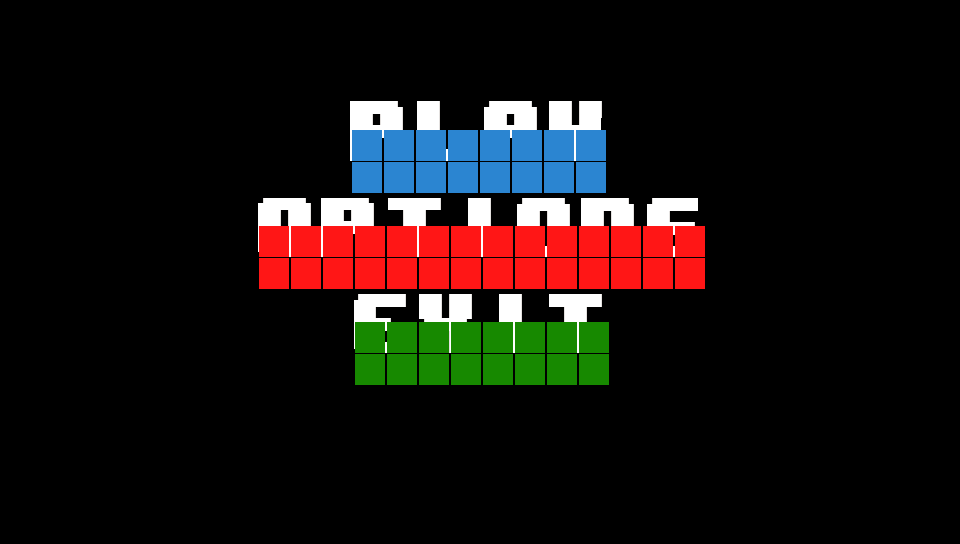

This game map was drawn from its Tiled (.tmx) file and the tilesets committed beside it. A one-line description and the trimmed map source follow:
An orthogonal 30x17 tile map with 32x32 px tiles, 2 tile layers (map, logic).

<map version="1.0" orientation="orthogonal" renderorder="right-down" width="30" height="17" tilewidth="32" tileheight="32" nextobjectid="1">
 <tileset firstgid="1" name="menu" tilewidth="60" tileheight="60" tilecount="21" columns="7">
  <image source="menu.png" width="427" height="188" />
  <tile id="4">
   <properties>
    <property name="a" type="bool" value="true" />
   </properties>
  </tile>
  <tile id="5">
   <properties>
    <property name="c" type="bool" value="true" />
   </properties>
  </tile>
  <tile id="6">
   <properties>
    <property name="b" type="bool" value="true" />
   </properties>
  </tile>
 </tileset>
 <layer name="map" width="30" height="17" offsetx="-2.66667" offsety="1.33333">
  <data>[510 cells, 15 non-empty, 15 distinct tile ids]</data>
 </layer>
 <layer name="logic" width="30" height="17" offsetx="-2.66667" offsety="1.33333">
  <properties>
   <property name="logic" type="bool" value="true" />
  </properties>
  <data>[510 cells, 60 non-empty, 3 distinct tile ids]</data>
 </layer>
</map>
